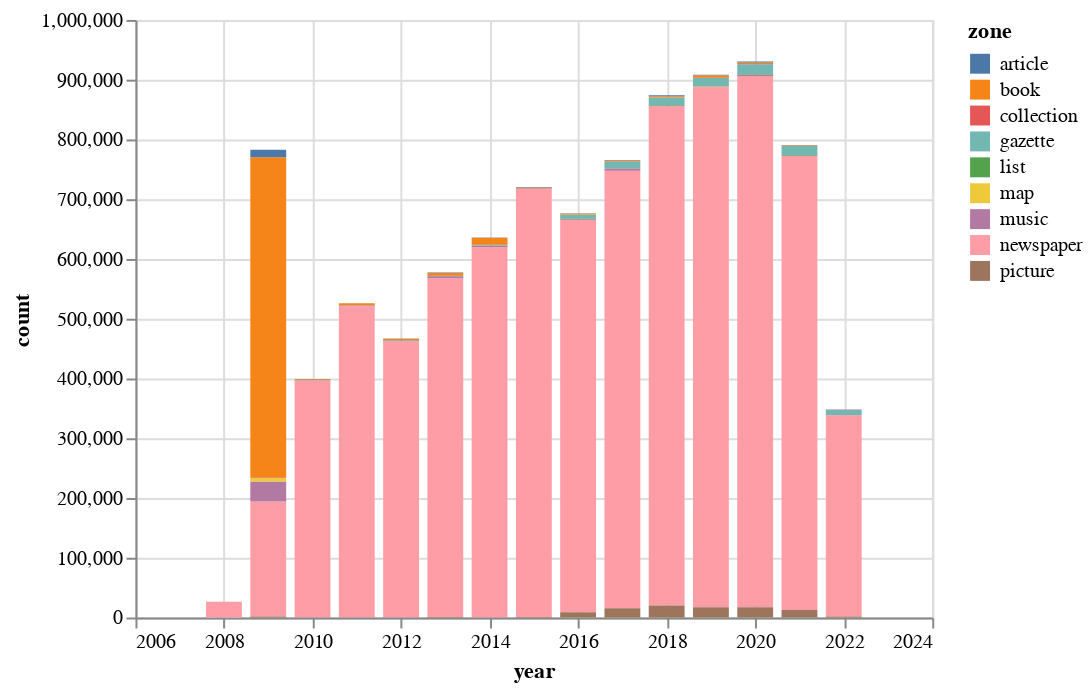

Write notebook code for a chart like this one.
### Code cell
# Chart tags by year
alt.Chart(year_counts).mark_bar(size=18).encode(
    x=alt.X("year:Q", axis=alt.Axis(format="c")),
    y=alt.Y("count:Q", stack=True),
    color="zone:N",
    tooltip=["year:Q", "count:Q", "zone:N"],
)

### Figure 1 — Vega-Lite specification as saved in the notebook (floating-point values rounded to 4 significant figures)
{"config": {"view": {"continuousWidth": 400, "continuousHeight": 300}}, "data": {"name": "data-49c15bb23f8e8bba1ea0ea54ceeeb589"}, "mark": {"type": "bar", "size": 18}, "encoding": {"color": {"field": "zone", "type": "nominal"}, "tooltip": [{"field": "year", "type": "quantitative"}, {"field": "count", "type": "quantitative"}, {"field": "zone", "type": "nominal"}], "x": {"axis": {"format": "c"}, "field": "year", "type": "quantitative"}, "y": {"field": "count", "stack": true, "type": "quantitative"}}, "$schema": "https://vega.github.io/schema/vega-lite/v4.17.0.json", "datasets": {"data-49c15bb23f8e8bba1ea0ea54ceeeb589": [{"year": 2020, "zone": "newspaper", "count": 889081}, {"year": 2019, "zone": "newspaper", "count": 870196}, {"year": 2018, "zone": "newspaper", "count": 835678}, {"year": 2021, "zone": "newspaper", "count": 759738}, {"year": 2017, "zone": "newspaper", "count": 732390}, {"year": 2015, "zone": "newspaper", "count": 716312}, {"year": 2016, "zone": "newspaper", "count": 656248}, {"year": 2014, "zone": "newspaper", "count": 618831}, {"year": 2013, "zone": "newspaper", "count": 567050}, {"year": 2009, "zone": "book", "count": 536008}, {"year": 2011, "zone": "newspaper", "count": 520238}, {"year": 2012, "zone": "newspaper", "count": 461742}, {"year": 2010, "zone": "newspaper", "count": 396341}, {"year": 2022, "zone": "newspaper", "count": 336499}, {"year": 2009, "zone": "newspaper", "count": 192161}, {"year": 2009, "zone": "music", "count": 33509}, {"year": 2008, "zone": "newspaper", "count": 26396}, {"year": 2018, "zone": "picture", "count": 19962}, {"year": 2020, "zone": "gazette", "count": 17450}, {"year": 2019, "zone": "picture", "count": 17269}, {"year": 2020, "zone": "picture", "count": 17080}, {"year": 2017, "zone": "picture", "count": 15424}, {"year": 2021, "zone": "gazette", "count": 14925}, {"year": 2019, "zone": "gazette", "count": 13409}, {"year": 2009, "zone": "article", "count": 12543}, {"year": 2018, "zone": "gazette", "count": 12529}, {"year": 2021, "zone": "picture", "count": 12386}, {"year": 2014, "zone": "book", "count": 11363}, {"year": 2017, "zone": "gazette", "count": 10706}, {"year": 2016, "zone": "picture", "count": 8906}, {"year": 2022, "zone": "gazette", "count": 8565}, {"year": 2016, "zone": "gazette", "count": 7185}, {"year": 2009, "zone": "map", "count": 5776}, {"year": 2013, "zone": "book", "count": 4927}, {"year": 2019, "zone": "book", "count": 3838}, {"year": 2014, "zone": "music", "count": 3666}, {"year": 2017, "zone": "music", "count": 3570}, {"year": 2011, "zone": "book", "count": 3258}, {"year": 2013, "zone": "music", "count": 3016}, {"year": 2012, "zone": "book", "count": 2347}, {"year": 2020, "zone": "book", "count": 2319}, {"year": 2017, "zone": "book", "count": 2082}, {"year": 2020, "zone": "article", "count": 2012}, {"year": 2018, "zone": "book", "count": 2000}, {"year": 2009, "zone": "picture", "count": 1869}, {"year": 2022, "zone": "picture", "count": 1863}, {"year": 2018, "zone": "article", "count": 1772}, {"year": 2020, "zone": "music", "count": 1687}, {"year": 2016, "zone": "book", "count": 1627}, {"year": 2015, "zone": "book", "count": 1504}, {"year": 2010, "zone": "book", "count": 1387}, {"year": 2019, "zone": "music", "count": 1308}, {"year": 2016, "zone": "music", "count": 1249}, {"year": 2019, "zone": "article", "count": 1099}, {"year": 2018, "zone": "music", "count": 1043}, {"year": 2021, "zone": "article", "count": 1042}, {"year": 2009, "zone": "collection", "count": 976}, {"year": 2021, "zone": "music", "count": 970}, {"year": 2011, "zone": "music", "count": 869}, {"year": 2013, "zone": "picture", "count": 808}, {"year": 2012, "zone": "music", "count": 792}, {"year": 2021, "zone": "list", "count": 786}, {"year": 2015, "zone": "picture", "count": 746}, {"year": 2017, "zone": "article", "count": 742}, {"year": 2021, "zone": "book", "count": 738}, {"year": 2014, "zone": "list", "count": 738}, {"year": 2012, "zone": "list", "count": 680}, {"year": 2016, "zone": "list", "count": 645}, {"year": 2014, "zone": "picture", "count": 640}, {"year": 2013, "zone": "article", "count": 633}, {"year": 2012, "zone": "picture", "count": 623}, {"year": 2010, "zone": "picture", "count": 621}, {"year": 2015, "zone": "list", "count": 601}, {"year": 2012, "zone": "article", "count": 599}, {"year": 2015, "zone": "article", "count": 585}, {"year": 2011, "zone": "picture", "count": 567}, {"year": 2018, "zone": "list", "count": 560}, {"year": 2020, "zone": "list", "count": 558}, {"year": 2019, "zone": "collection", "count": 480}, {"year": 2019, "zone": "list", "count": 458}, {"year": 2011, "zone": "list", "count": 446}, {"year": 2017, "zone": "list", "count": 444}, {"year": 2013, "zone": "list", "count": 443}, {"year": 2016, "zone": "article", "count": 411}, {"year": 2014, "zone": "article", "count": 371}, {"year": 2015, "zone": "music", "count": 359}, {"year": 2013, "zone": "collection", "count": 338}, {"year": 2022, "zone": "music", "count": 336}, {"year": 2011, "zone": "collection", "count": 318}, {"year": 2020, "zone": "collection", "count": 315}, {"year": 2011, "zone": "article", "count": 313}, {"year": 2010, "zone": "article", "count": 287}, {"year": 2022, "zone": "article", "count": 286}, {"year": 2019, "zone": "map", "count": 284}, {"year": 2022, "zone": "book", "count": 279}, {"year": 2012, "zone": "collection", "count": 249}, {"year": 2018, "zone": "collection", "count": 221}, {"year": 2018, "zone": "map", "count": 203}, {"year": 2021, "zone": "collection", "count": 193}, {"year": 2016, "zone": "collection", "count": 189}, {"year": 2010, "zone": "music", "count": 186}, {"year": 2010, "zone": "list", "count": 182}, {"year": 2017, "zone": "collection", "count": 169}, {"year": 2014, "zone": "collection", "count": 143}, {"year": 2022, "zone": "list", "count": 140}, {"year": 2015, "zone": "collection", "count": 130}, {"year": 2014, "zone": "map", "count": 114}, {"year": 2016, "zone": "map", "count": 106}, {"year": 2022, "zone": "collection", "count": 93}, {"year": 2017, "zone": "map", "count": 88}, {"year": 2020, "zone": "map", "count": 85}, {"year": 2012, "zone": "map", "count": 68}, {"year": 2015, "zone": "map", "count": 65}, {"year": 2010, "zone": "collection", "count": 65}, {"year": 2013, "zone": "map", "count": 64}, {"year": 2011, "zone": "map", "count": 61}, {"year": 2021, "zone": "map", "count": 44}, {"year": 2010, "zone": "map", "count": 33}, {"year": 2022, "zone": "map", "count": 20}]}}
